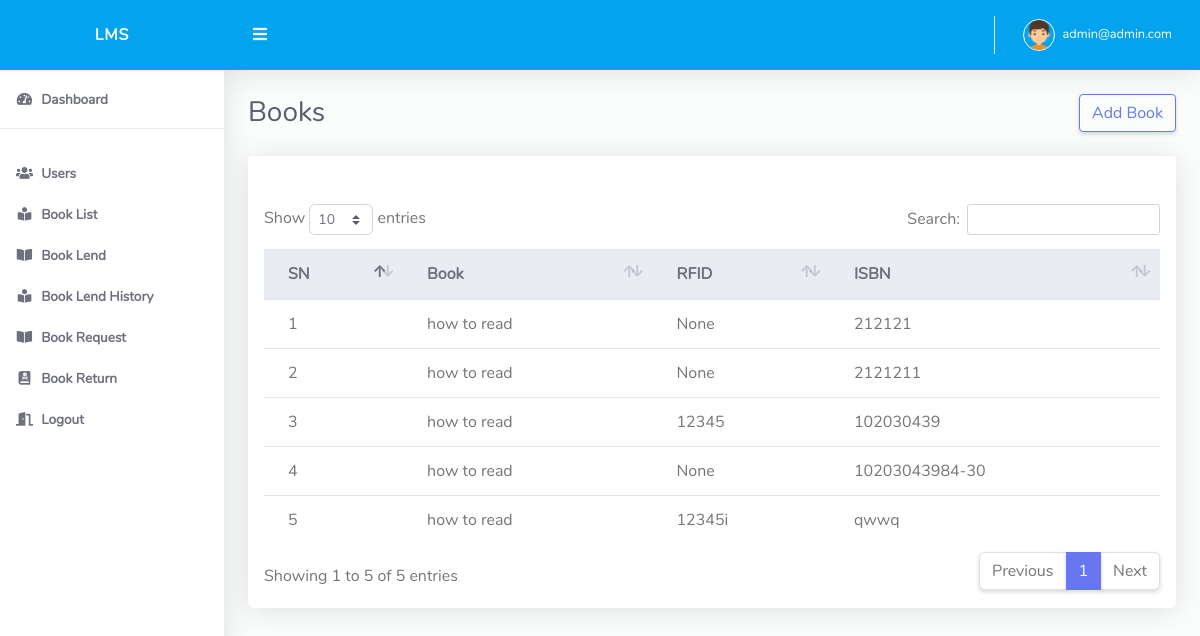
The page /admindash/book/copies/view/1 (signed in) on the database its author committed.
### accounts/models.py (models this page shows, shortened)
class MyUser(AbstractBaseUser):
    email = models.EmailField(
        verbose_name='email address',
        max_length=255,
        unique=True,
    )
    is_active = models.BooleanField(default=True)
    is_admin = models.BooleanField(default=False)
    is_staff_member = models.BooleanField(default=False)
    last_login = models.DateTimeField(blank=True, null=True, verbose_name="last login")
    is_email_verified = models.BooleanField(default=False)
    is_user_verified = models.BooleanField(default=False)
    objects = MyUserManager()
    USERNAME_FIELD = 'email'
    REQUIRED_FIELDS = []
    class Meta:
        verbose_name = 'User'
        verbose_name_plural = 'Users'
    def __str__(self):
        return self.email

### books/models.py (models this page shows, shortened)
class BookCopies(models.Model):
    book = models.ForeignKey(Book, on_delete=models.PROTECT)
    isbn = models.CharField(max_length=17, unique=True)
    rfid = models.CharField(max_length=20, unique=True, blank=True, null=True)
    is_book_lost = models.BooleanField(default=False)
    is_book_available = models.BooleanField(default=True)

class Book(models.Model):
    author = models.CharField(max_length=100)
    title = models.CharField(max_length=500)
    category = models.ForeignKey(BookCategory, on_delete=models.PROTECT)
    publication_name = models.CharField(max_length=300, blank=True, null=True)
    publication_date = models.DateField()
    def __str__(self):
        return self.title

### admin_dash/views.py (the view)
# urls.py: path('book/copies/view/<str:pk>', views.BookCopiesListView.as_view(), name='book_copies_list'),
@method_decorator(is_admin(), name='dispatch')
class BookCopiesListView(ListView):
    model = BookCopies
    template_name = 'admin_dash/books_copies_list_view.html'
    context_object_name = 'copies'
    def get_queryset(self):
        return BookCopies.objects.filter(book__pk=self.kwargs['pk'])
    def get_context_data(self, **kwargs):
        context = super().get_context_data(**kwargs)
        context['book_id'] = self.kwargs['pk']
        return context

### decorator.py (called while the page is built)
def is_admin():
    def decorator(view_function):
        def wrap(request, *args, **kwargs):
            if request.user.is_authenticated:
                if request.user.is_admin:
                    return view_function(request, *args, **kwargs)
                else:
                    raise PermissionDenied
            else:
                return redirect('accounts:login')
        return wrap
    return decorator

### admin_dash/templates/admin_dash/books_copies_list_view.html (shortened to what this page needs)
{% extends 'base.html' %}
{% load static %}
{% block body %}
    <div class="d-sm-flex align-items-center justify-content-between mb-4">
        <h1 class="h3 mb-0 text-gray-800">Books</h1>
        <h1 class="h3 mb-0 text-gray-800"><a class="btn btn-outline-primary"
                                             href="{% url 'admin_dash:book_copies_create' book_id %}">Add Book</a></h1>
    </div>
    <div class="row">
        <div class="col-lg-12">
            <div class="card mb-4">
                <div class="card-header py-3 d-flex flex-row align-items-center justify-content-between">
                </div>
                <div class="table-responsive p-3">
                    <table class="table align-items-center table-flush table-hover" id="dataTableHover">
                        <thead class="thead-light">
                        <tr>
                            <th>SN</th>
                            <th>Book</th>
                            <th>RFID</th>
                            <th>ISBN</th>
                        </tr>
                        </thead>
                        <tbody>
                        {% for copy in copies %}
                            <tr>
                                <td>{{ forloop.counter }}</td>
                                <td>{{ copy.book }}</td>
                                <td>{{ copy.rfid }}</td>
                                <td>{{ copy.isbn }}</td>
                            </tr>
                        {% endfor %}
                        </tbody>
                    </table>
                </div>
            </div>
        </div>
    </div>
{% endblock %}

### templates/base.html (shortened to what this page needs)
{% load static %}
<!DOCTYPE html>
<html lang="en">
<head>
    <link href="{% static 'dashboard/vendor/fontawesome-free/css/all.min.css' %}" rel="stylesheet" type="text/css">
    <link href="{% static 'dashboard/vendor/bootstrap/css/bootstrap.min.css' %}" rel="stylesheet" type="text/css">
    <link href="{% static 'dashboard/css/style.css' %}" rel="stylesheet">
    <link href="{% static 'dashboard/vendor/datatables/dataTables.bootstrap4.min.css' %}" rel="stylesheet">
</head>
<body id="page-top">
<div id="wrapper">
    <ul class="navbar-nav sidebar sidebar-light accordion" id="accordionSidebar">
        <a class="sidebar-brand d-flex align-items-center justify-content-center" href="/">
            <div class="sidebar-brand-text mx-3">LMS</div>
        </a>
        <hr class="sidebar-divider my-0">
        {% if request.user.is_admin %}
            <li class="nav-item active">
                <a class="nav-link" href="{% url 'admin_dash:home' %}">
                    <i class="fas fa-fw fa-tachometer-alt"></i>
                    <span>Dashboard</span></a>
            </li>
            <hr class="sidebar-divider">
            <li class="nav-item active">
                <a class="nav-link" href="{% url 'admin_dash:user_list_view' %}">
                    <i class="fas fa-fw fa-users"></i>
                    <span>Users</span></a>
            </li>
            <li class="nav-item active">
                <a class="nav-link" href="{% url 'admin_dash:book_list' %}">
                    <i class="fas fa-fw fa-book-reader"></i>
                    <span>Book List</span></a>
            </li>
            <li class="nav-item active">
                <a class="nav-link" href="{% url 'admin_dash:student' %}">
                    <i class="fas fa-fw fa-book-open"></i>
                    <span>Book Lend</span></a>
            </li>
            <li class="nav-item active">
                <a class="nav-link" href="{% url 'admin_dash:book_history' %}">
                    <i class="fas fa-fw fa-book-reader"></i>
                    <span>Book Lend History</span></a>
            </li>
            <li class="nav-item active">
                <a class="nav-link" href="{% url 'admin_dash:request_book_view' %}">
                    <i class="fas fa-fw fa-book-open"></i>
                    <span>Book Request</span></a>
            </li>
            <li class="nav-item active">
                <a class="nav-link" href="{% url 'admin_dash:return_book' %}">
                    <i class="fas fa-fw fa-book-dead"></i>
                    <span>Book Return</span></a>
            </li>
            <li class="nav-item active">
                <a class="nav-link" href="{% url 'accounts:logout' %}">
                    <i class="fas fa-fw fa-door-open"></i>
                    <span>Logout</span></a>
            </li>
        {% endif %}
    </ul>
    <div id="content-wrapper" class="d-flex flex-column">
        <div id="content">
            <nav class="navbar navbar-expand navbar-light bg-navbar topbar mb-4 static-top">
                <button id="sidebarToggleTop" class="btn btn-link rounded-circle mr-3">
                    <i class="fa fa-bars"></i>
                </button>
                <ul class="navbar-nav ml-auto">
                    <li class="nav-item dropdown no-arrow">
                        <a class="nav-link dropdown-toggle" href="#" id="userDropdown" role="button"
                           data-toggle="dropdown"
                           aria-haspopup="true" aria-expanded="false">
                            <img class="img-profile rounded-circle" src="{% static 'dashboard/img/boy.png' %}"
                                 style="max-width: 60px">
                            <span class="ml-2 d-none d-lg-inline text-white small">{{ request.user }}</span>
                        </a>
                    </li>
                </ul>
            </nav>
            <div class="container-fluid" id="container-wrapper">
                <div class="row">
                    <div class="col-lg-12">
                        {% block body %}{% endblock %}
                    </div>
                </div>
            </div>
        </div>
    </div>
</div>
</body>
</html>

### static/dashboard/css/style.css (style rules this page uses)
html { position: relative; min-height: 100%; font-family: Nunito }
body { height: 100% }
#wrapper { display: -webkit-box; display: -ms-flexbox; display: flex }
#wrapper #content-wrapper { background-color: #fafdfb; width: 100%; overflow-x: hidden }
#wrapper #content-wrapper #content { -webkit-box-flex: 1; -ms-flex: 1 0 auto; flex: 1 0 auto }
.container, .container-fluid, .container-login { padding-left: 1.5rem; padding-right: 1.5rem }
.text-gray-800 { color: #5a5c69 !important }
.dropdown.no-arrow .dropdown-toggle::after { display: none }
.sidebar .nav-item.dropdown .dropdown-toggle::after, .topbar .nav-item.dropdown .dropdown-toggle::after { width: 1rem; text-align: center; float: right; vertical-align: 0; border: 0; font-weight: 900; content: '\f105'; font-family: 'Font Awesome 5 Free' }
.sidebar .nav-item .nav-link, .topbar .nav-item .nav-link { position: relative }
.sidebar .nav-item .nav-link .img-profile, .topbar .nav-item .nav-link .img-profile { height: 2rem; width: 2rem; border: 1px solid #fafafa }
.topbar { height: 4.375rem; z-index: 2; -webkit-box-shadow: 0 .15rem 1.75rem 0 rgba(58, 59, 69, .15) !important; box-shadow: 0 .15rem 1.75rem 0 rgba(58, 59, 69, .15) !important }
.topbar #sidebarToggleTop { height: 2.5rem; width: 2.5rem; -webkit-box-shadow: 0 0 !important; box-shadow: 0 0 !important }
.topbar .nav-item .nav-link { height: 4.375rem; display: -webkit-box; display: -ms-flexbox; display: flex; -webkit-box-align: center; -ms-flex-align: center; align-items: center; padding: 0 .75rem }
.topbar .dropdown { position: static }
@media (min-width: 576px) { .topbar .dropdown { position: relative } }
.topbar.navbar-light .navbar-nav .nav-item .nav-link { color: #fafafa; transition: all .3s ease-in-out; -webkit-transition: all .3s ease-in-out }
.bg-navbar { background-color: #03a4ed }
.sidebar { min-height: 100vh; width: 14rem !important; background-color: #fff !important; -webkit-box-shadow: 0 .15rem 1.75rem 0 rgba(58, 59, 69, .15) !important; box-shadow: 0 .15rem 1.75rem 0 rgba(58, 59, 69, .15) !important; z-index: 0 }
.sidebar .nav-item { position: relative; margin-bottom: -15px }
.sidebar .nav-item:last-child { margin-bottom: 1rem }
.sidebar .nav-item .nav-link { display: block; width: 100%; text-align: left; padding: 1rem; width: 14rem }
.sidebar .nav-item .nav-link i { font-size: .85rem; margin-right: .25rem }
.sidebar .nav-item .nav-link span { font-size: .85rem; display: inline }
.sidebar .nav-item.active .nav-link { font-weight: 800 }
.sidebar .sidebar-brand { height: 4.375rem; text-decoration: none; font-size: 1rem; font-weight: 800; padding: 1.5rem 1rem; text-align: center; letter-spacing: .05rem; z-index: 1 }
.sidebar hr.sidebar-divider { margin: 1rem 0 1rem 0 }
.sidebar .sidebar-brand .sidebar-brand-text { display: inline }
.sidebar-light .sidebar-brand { color: #fafafa; background-color: #03a4ed }
.sidebar-light hr.sidebar-divider { border-top: 1px solid #eaecf4 }
.sidebar-light .nav-item .nav-link { color: #858796 }
.sidebar-light .nav-item .nav-link i { color: #9e9e9e }
.sidebar-light .nav-item.active .nav-link { color: #6e707e }
.sidebar-light .nav-item.active .nav-link i { color: #6e707e }
.table-flush td, .table-flush th { border-right: 0; border-left: 0 }
.table-flush tbody tr:first-child td, .table-flush tbody tr:first-child th { border-top: 0 }
.table-flush tbody tr:last-child td, .table-flush tbody tr:last-child th { border-bottom: 0 }
.card .table { margin-bottom: 0 }
.card .table td, .card .table th { padding-right: 1.5rem; padding-left: 1.5rem }
.card { -webkit-box-shadow: 0 .15rem 1.75rem 0 rgba(58, 59, 69, .15) !important; box-shadow: 0 .15rem 1.75rem 0 rgba(58, 59, 69, .15) !important }

### rows shown on the page
MyUser: user "admin@admin.com"
BookCopies: book "how to read", rfid "None", isbn "212121"
BookCopies: book "how to read", rfid "None", isbn "2121211"
BookCopies: book "how to read", rfid "12345", isbn "102030439"
BookCopies: book "how to read", rfid "None", isbn "10203043984-30"
BookCopies: book "how to read", rfid "12345i", isbn "qwwq"
